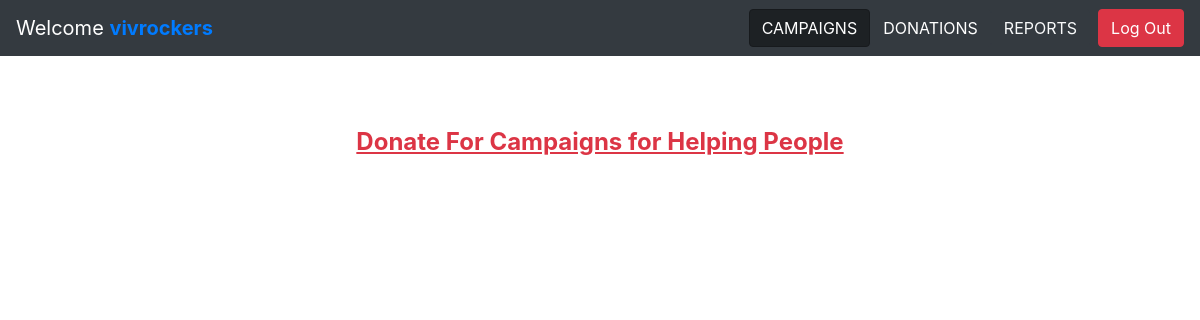
The app's page /helper (signed in), older data.
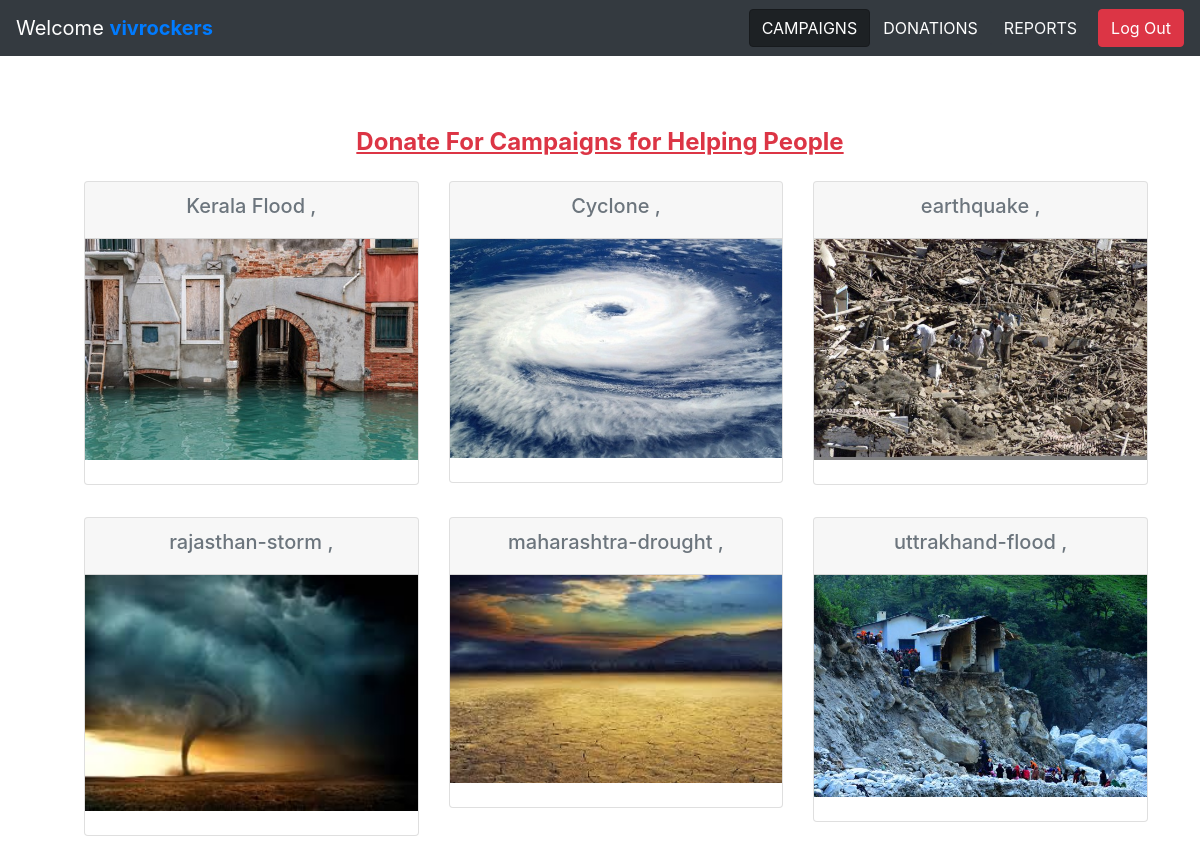
The same page, newer data.
### tables this page shows
CREATE TABLE `compaign` (
  `compaign_id` int(11) NOT NULL,
  `month` varchar(4) NOT NULL,
  `year` int(5) NOT NULL,
  `title` varchar(255) NOT NULL,
  `image` varchar(255) NOT NULL
);

### helper/index.php (the view, shortened to what this page needs)
<?php include "../includes/db.php"; ?>
   <!doctype html>
   <html>
   <head>
   <link rel="stylesheet" href="../extras/bootstrap.min.css">
   </head>
    <body>
      <nav class="navbar navbar-expand-md bg-dark navbar-dark">
       <a class="navbar-brand" href="#">Welcome <span class="text-primary font-weight-bold"><?php echo $_SESSION['username']; ?></span></a>
       <div class="collapse navbar-collapse" id="collapsibleNavbar">
         <ul class="navbar-nav text-center ml-auto text-light">
          <li class="nav-item"><a href="../helper" class="btn btn-dark active">CAMPAIGNS</a></li>
          <li class="nav-item"><a href="#" class="btn btn-dark">DONATIONS</a></li>
          <li class="nav-item"><a class="btn btn-dark mr-2">REPORTS</a></li>
          <a href="../logout.php" class="btn btn-danger">Log Out</a>
         </ul>
       </div>
      </nav>
          <br><br>
             <div class="container mt-4">
               <h4 class="text-center font-weight-bold"><u class="text-danger">Donate For Campaigns for Helping People</u></h4>
               <div class="row m-2">
                 <?php
                    $query=mysqli_query($connection,"SELECT * FROM compaign");
                       while($row=mysqli_fetch_array($query))
                          {
                             $compaign_id=$row['compaign_id'];
                             $title=$row['title'];
                             $date=$row['date'];
                             $image=$row['image'];
                  ?>
                 <div class="col-md-4">
                  <a href="donation/?id=<?php echo $compaign_id ?>">
                    <div class="card m-3" style="width:100%">
                      <div class="card-header text-center">
                      <h5 class="text-secondary"><?php echo $title ?> , <?php echo $date;?></h3>
                      </div>
                           <img class="" src="../images/<?php echo $image;?>" alt="This is an image" style="width:100%;">
                          <br>
                      </div>
                 </a>
                </div>
                <?php } ?>
            </div>
        </div>
                </body>
                </html>

Row changes from the older to the newer data that the page shows:
added compaign: title "Kerala Flood", image (picture)
added compaign: title "Cyclone", image (picture)
added compaign: title "earthquake", image (picture)
added compaign: title "rajasthan-storm", image (picture)
added compaign: title "maharashtra-drought", image (picture)
added compaign: title "uttrakhand-flood", image (picture)
